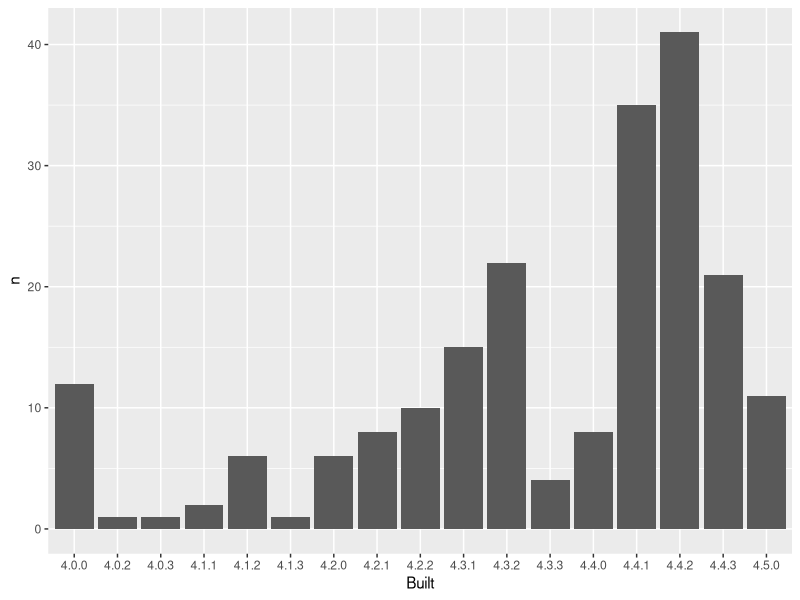

Generate this figure with R:
## deja vu from earlier!
#' ---
#' output: github_document
#' ---
#' 
library(tidyverse)

## create a data frame of your installed packages
## hint: installed.packages() is the function you need
pkgs <- as_tibble(installed.packages())

## filter out the base and recommended packages
## keep the variables Package and Built
## if you use dplyr, code like this will work:
apt <- pkgs %>%
  dplyr::filter(is.na(Priority)) %>%
  dplyr::select(Package, Built)

apt_freqtable <- apt %>%
  dplyr::count(Built) %>%
  dplyr::mutate(prop = n / sum(n))


ggplot2::ggplot(apt_freqtable, aes(x = Built, y = n)) +
  geom_col()
